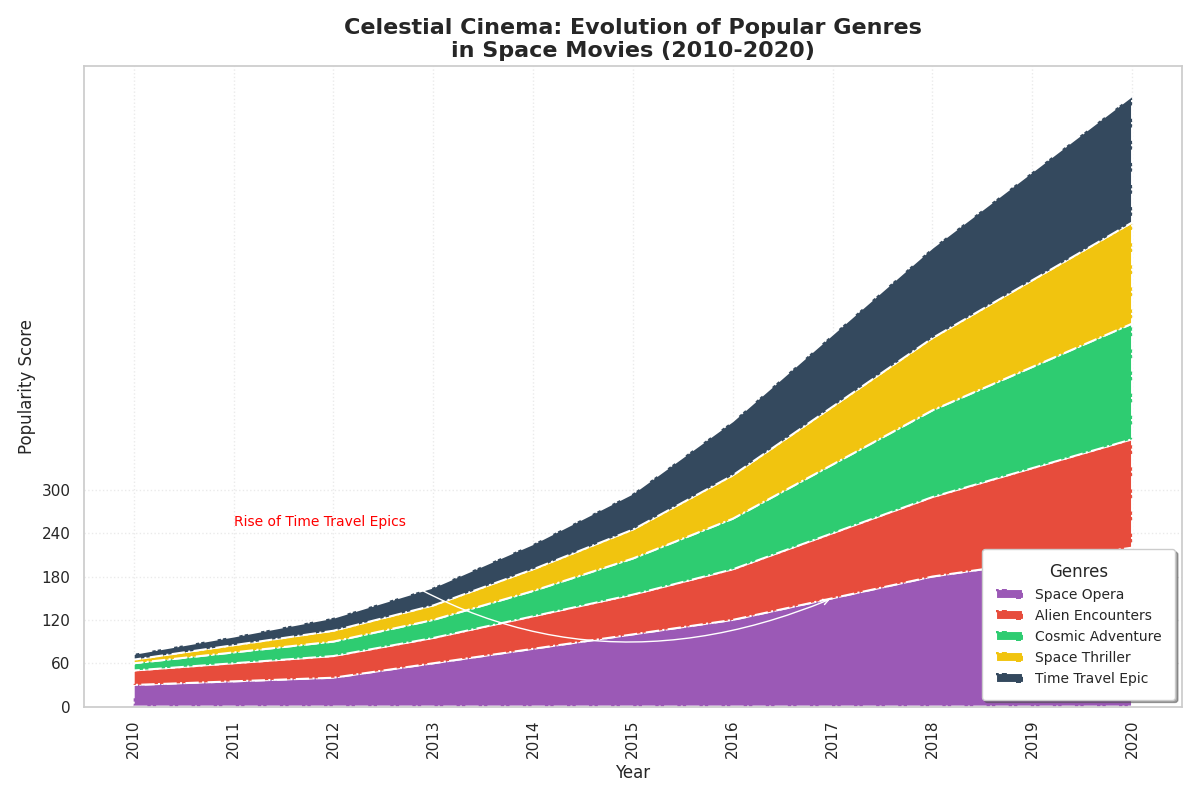

Python code for this plot:
import matplotlib.pyplot as plt
import numpy as np

years = np.arange(2010, 2021)

space_opera = np.array([30, 35, 40, 60, 80, 100, 120, 150, 180, 200, 220])
alien_encounters = np.array([20, 25, 30, 35, 45, 55, 70, 90, 110, 130, 150])
cosmic_adventure = np.array([10, 15, 20, 25, 35, 50, 70, 95, 120, 140, 160])
space_thriller = np.array([5, 10, 15, 20, 30, 40, 60, 80, 100, 120, 140])
time_travel_epic = np.array([8, 12, 18, 25, 35, 50, 75, 100, 125, 150, 175])

genre_data = np.vstack([space_opera, alien_encounters, cosmic_adventure, space_thriller, time_travel_epic])

colors = ['#9b59b6', '#e74c3c', '#2ecc71', '#f1c40f', '#34495e']

fig, ax = plt.subplots(figsize=(12, 8))

ax.stackplot(years, genre_data, labels=['Space Opera', 'Alien Encounters', 'Cosmic Adventure', 'Space Thriller', 'Time Travel Epic'], 
             colors=colors, linewidth=1.5, linestyles='-.')

ax.set_title('Celestial Cinema: Evolution of Popular Genres\nin Space Movies (2010-2020)', fontsize=16, fontweight='bold')
ax.set_xlabel('Year', fontsize=12)
ax.set_ylabel('Popularity Score', fontsize=12)

ax.legend(loc='lower right', fontsize=10, title='Genres', frameon=True, shadow=True, borderpad=1)

ax.grid(linestyle=':', alpha=0.4)

plt.xticks(years, rotation=90)
plt.yticks(np.arange(0, 301, 60))

ax.annotate('Rise of Time Travel Epics', xy=(2017, 150), xytext=(2011, 250),
            arrowprops=dict(facecolor='grey', arrowstyle='->', connectionstyle='arc3,rad=.3'), fontsize=10, color='red')

plt.tight_layout()

plt.show()
